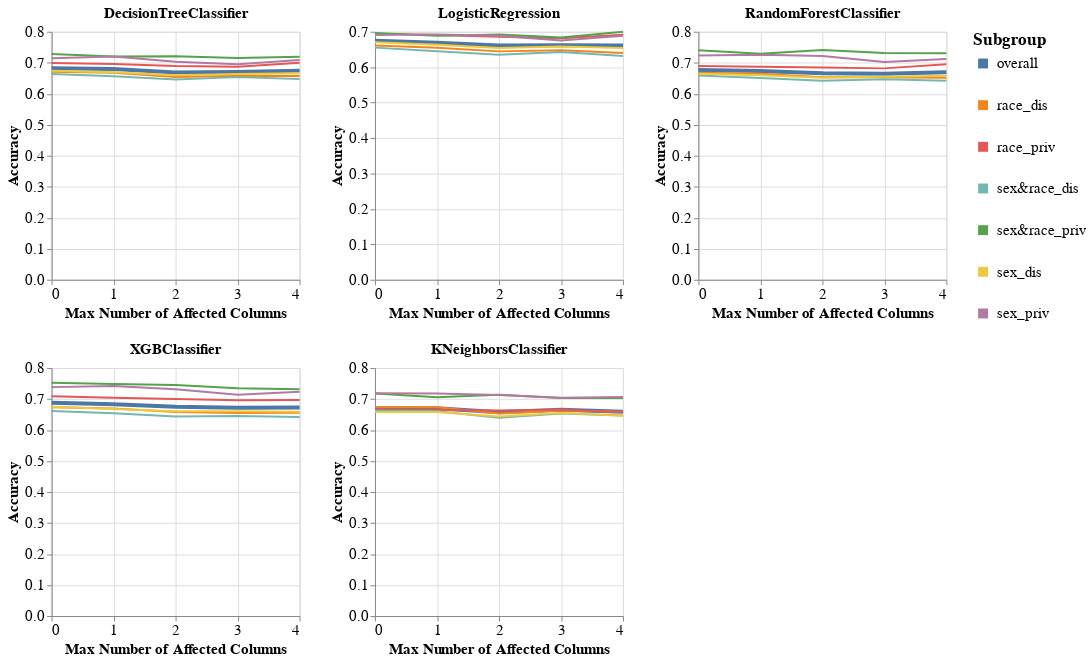

Notebook code for this chart:
### Code cell
visualizer.create_subgroups_grid_pct_lines_per_model_plot(subgroup_metric='Accuracy',
                                                          target_preprocessing_technique=PREPROCESSING_TECHNIQUES[0],
                                                          model_names=MODEL_NAMES,
                                                          mode='max_num_columns')

### Figure 1 — Vega-Lite specification as saved in the notebook (floating-point values rounded to 4 significant figures)
{"config": {"view": {"continuousWidth": 400, "continuousHeight": 300}, "axis": {"labelFontSize": 15, "titleFontSize": 15}, "legend": {"labelFontSize": 15, "symbolStrokeWidth": 10, "titleFontSize": 17}, "title": {"fontSize": 15}}, "vconcat": [{"hconcat": [{"mark": "line", "encoding": {"color": {"field": "Subgroup", "type": "nominal"}, "strokeWidth": {"condition": {"value": 4, "test": "datum.Subgroup == 'overall'"}, "value": 2}, "x": {"axis": {"tickMinStep": 1}, "field": "Percentage", "title": "Max Number of Affected Columns", "type": "quantitative"}, "y": {"field": "Metric_Value", "title": "Accuracy", "type": "quantitative"}}, "height": 250, "title": "DecisionTreeClassifier", "width": 250}, {"data": {"name": "data-38e84950690104a624af097d2737d589"}, "mark": "line", "encoding": {"color": {"field": "Subgroup", "type": "nominal"}, "strokeWidth": {"condition": {"value": 4, "test": "datum.Subgroup == 'overall'"}, "value": 2}, "x": {"axis": {"tickMinStep": 1}, "field": "Percentage", "title": "Max Number of Affected Columns", "type": "quantitative"}, "y": {"field": "Metric_Value", "title": "Accuracy", "type": "quantitative"}}, "height": 250, "title": "LogisticRegression", "width": 250}, {"data": {"name": "data-6e1f2f451233264946d64486f91c8620"}, "mark": "line", "encoding": {"color": {"field": "Subgroup", "type": "nominal"}, "strokeWidth": {"condition": {"value": 4, "test": "datum.Subgroup == 'overall'"}, "value": 2}, "x": {"axis": {"tickMinStep": 1}, "field": "Percentage", "title": "Max Number of Affected Columns", "type": "quantitative"}, "y": {"field": "Metric_Value", "title": "Accuracy", "type": "quantitative"}}, "height": 250, "title": "RandomForestClassifier", "width": 250}]}, {"hconcat": [{"mark": "line", "encoding": {"color": {"field": "Subgroup", "type": "nominal"}, "strokeWidth": {"condition": {"value": 4, "test": "datum.Subgroup == 'overall'"}, "value": 2}, "x": {"axis": {"tickMinStep": 1}, "field": "Percentage", "title": "Max Number of Affected Columns", "type": "quantitative"}, "y": {"field": "Metric_Value", "title": "Accuracy", "type": "quantitative"}}, "height": 250, "title": "XGBClassifier", "width": 250}, {"data": {"name": "data-0c3767ad1def41d7e4bbcc927af08d0b"}, "mark": "line", "encoding": {"color": {"field": "Subgroup", "type": "nominal"}, "strokeWidth": {"condition": {"value": 4, "test": "datum.Subgroup == 'overall'"}, "value": 2}, "x": {"axis": {"tickMinStep": 1}, "field": "Percentage", "title": "Max Number of Affected Columns", "type": "quantitative"}, "y": {"field": "Metric_Value", "title": "Accuracy", "type": "quantitative"}}, "height": 250, "title": "KNeighborsClassifier", "width": 250}], "data": {"name": "data-8f567f803ba33ad58ea0671051387684"}}], "data": {"name": "data-b94ddfe33872c5b3721b57a61a5ec9e5"}, "$schema": "https://vega.github.io/schema/vega-lite/v4.17.0.json", "datasets": {"data-b94ddfe33872c5b3721b57a61a5ec9e5": [{"Model_Name": "DecisionTreeClassifier", "Test_Set_Index": 0.0, "Metric": "Accuracy", "Subgroup": "overall", "Num_Estimators": 200.0, "Metric_Value": 0.6826, "Percentage": 0.0}, {"Model_Name": "DecisionTreeClassifier", "Test_Set_Index": 0.0, "Metric": "Accuracy", "Subgroup": "race_dis", "Num_Estimators": 200.0, "Metric_Value": 0.671, "Percentage": 0.0}, {"Model_Name": "DecisionTreeClassifier", "Test_Set_Index": 0.0, "Metric": "Accuracy", "Subgroup": "race_priv", "Num_Estimators": 200.0, "Metric_Value": 0.6989, "Percentage": 0.0}, {"Model_Name": "DecisionTreeClassifier", "Test_Set_Index": 0.0, "Metric": "Accuracy", "Subgroup": "sex&race_dis", "Num_Estimators": 200.0, "Metric_Value": 0.6638, "Percentage": 0.0}, {"Model_Name": "DecisionTreeClassifier", "Test_Set_Index": 0.0, "Metric": "Accuracy", "Subgroup": "sex&race_priv", "Num_Estimators": 200.0, "Metric_Value": 0.7282, "Percentage": 0.0}, {"Model_Name": "DecisionTreeClassifier", "Test_Set_Index": 0.0, "Metric": "Accuracy", "Subgroup": "sex_dis", "Num_Estimators": 200.0, "Metric_Value": 0.6743, "Percentage": 0.0}, {"Model_Name": "DecisionTreeClassifier", "Test_Set_Index": 0.0, "Metric": "Accuracy", "Subgroup": "sex_priv", "Num_Estimators": 200.0, "Metric_Value": 0.7142, "Percentage": 0.0}, {"Model_Name": "DecisionTreeClassifier", "Test_Set_Index": 1.0, "Metric": "Accuracy", "Subgroup": "overall", "Num_Estimators": 200.0, "Metric_Value": 0.6795, "Percentage": 1.0}, {"Model_Name": "DecisionTreeClassifier", "Test_Set_Index": 1.0, "Metric": "Accuracy", "Subgroup": "race_dis", "Num_Estimators": 200.0, "Metric_Value": 0.6679, "Percentage": 1.0}, {"Model_Name": "DecisionTreeClassifier", "Test_Set_Index": 1.0, "Metric": "Accuracy", "Subgroup": "race_priv", "Num_Estimators": 200.0, "Metric_Value": 0.6961, "Percentage": 1.0}, {"Model_Name": "DecisionTreeClassifier", "Test_Set_Index": 1.0, "Metric": "Accuracy", "Subgroup": "sex&race_dis", "Num_Estimators": 200.0, "Metric_Value": 0.6563, "Percentage": 1.0}, {"Model_Name": "DecisionTreeClassifier", "Test_Set_Index": 1.0, "Metric": "Accuracy", "Subgroup": "sex&race_priv", "Num_Estimators": 200.0, "Metric_Value": 0.7203, "Percentage": 1.0}, {"Model_Name": "DecisionTreeClassifier", "Test_Set_Index": 1.0, "Metric": "Accuracy", "Subgroup": "sex_dis", "Num_Estimators": 200.0, "Metric_Value": 0.6691, "Percentage": 1.0}, {"Model_Name": "DecisionTreeClassifier", "Test_Set_Index": 1.0, "Metric": "Accuracy", "Subgroup": "sex_priv", "Num_Estimators": 200.0, "Metric_Value": 0.7198, "Percentage": 1.0}, {"Model_Name": "DecisionTreeClassifier", "Test_Set_Index": 2.0, "Metric": "Accuracy", "Subgroup": "overall", "Num_Estimators": 200.0, "Metric_Value": 0.6686, "Percentage": 2.0}, {"Model_Name": "DecisionTreeClassifier", "Test_Set_Index": 2.0, "Metric": "Accuracy", "Subgroup": "race_dis", "Num_Estimators": 200.0, "Metric_Value": 0.6541, "Percentage": 2.0}, {"Model_Name": "DecisionTreeClassifier", "Test_Set_Index": 2.0, "Metric": "Accuracy", "Subgroup": "race_priv", "Num_Estimators": 200.0, "Metric_Value": 0.6893, "Percentage": 2.0}, {"Model_Name": "DecisionTreeClassifier", "Test_Set_Index": 2.0, "Metric": "Accuracy", "Subgroup": "sex&race_dis", "Num_Estimators": 200.0, "Metric_Value": 0.6462, "Percentage": 2.0}, {"Model_Name": "DecisionTreeClassifier", "Test_Set_Index": 2.0, "Metric": "Accuracy", "Subgroup": "sex&race_priv", "Num_Estimators": 200.0, "Metric_Value": 0.7208, "Percentage": 2.0}, {"Model_Name": "DecisionTreeClassifier", "Test_Set_Index": 2.0, "Metric": "Accuracy", "Subgroup": "sex_dis", "Num_Estimators": 200.0, "Metric_Value": 0.6596, "Percentage": 2.0}, {"Model_Name": "DecisionTreeClassifier", "Test_Set_Index": 2.0, "Metric": "Accuracy", "Subgroup": "sex_priv", "Num_Estimators": 200.0, "Metric_Value": 0.7033, "Percentage": 2.0}, {"Model_Name": "DecisionTreeClassifier", "Test_Set_Index": 3.0, "Metric": "Accuracy", "Subgroup": "overall", "Num_Estimators": 200.0, "Metric_Value": 0.6705, "Percentage": 3.0}, {"Model_Name": "DecisionTreeClassifier", "Test_Set_Index": 3.0, "Metric": "Accuracy", "Subgroup": "race_dis", "Num_Estimators": 200.0, "Metric_Value": 0.6583, "Percentage": 3.0}, {"Model_Name": "DecisionTreeClassifier", "Test_Set_Index": 3.0, "Metric": "Accuracy", "Subgroup": "race_priv", "Num_Estimators": 200.0, "Metric_Value": 0.6872, "Percentage": 3.0}, {"Model_Name": "DecisionTreeClassifier", "Test_Set_Index": 3.0, "Metric": "Accuracy", "Subgroup": "sex&race_dis", "Num_Estimators": 200.0, "Metric_Value": 0.6536, "Percentage": 3.0}, {"Model_Name": "DecisionTreeClassifier", "Test_Set_Index": 3.0, "Metric": "Accuracy", "Subgroup": "sex&race_priv", "Num_Estimators": 200.0, "Metric_Value": 0.7155, "Percentage": 3.0}, {"Model_Name": "DecisionTreeClassifier", "Test_Set_Index": 3.0, "Metric": "Accuracy", "Subgroup": "sex_dis", "Num_Estimators": 200.0, "Metric_Value": 0.6638, "Percentage": 3.0}, {"Model_Name": "DecisionTreeClassifier", "Test_Set_Index": 3.0, "Metric": "Accuracy", "Subgroup": "sex_priv", "Num_Estimators": 200.0, "Metric_Value": 0.6951, "Percentage": 3.0}, {"Model_Name": "DecisionTreeClassifier", "Test_Set_Index": 4.0, "Metric": "Accuracy", "Subgroup": "overall", "Num_Estimators": 200.0, "Metric_Value": 0.6746, "Percentage": 4.0}, {"Model_Name": "DecisionTreeClassifier", "Test_Set_Index": 4.0, "Metric": "Accuracy", "Subgroup": "race_dis", "Num_Estimators": 200.0, "Metric_Value": 0.6572, "Percentage": 4.0}, {"Model_Name": "DecisionTreeClassifier", "Test_Set_Index": 4.0, "Metric": "Accuracy", "Subgroup": "race_priv", "Num_Estimators": 200.0, "Metric_Value": 0.7, "Percentage": 4.0}, {"Model_Name": "DecisionTreeClassifier", "Test_Set_Index": 4.0, "Metric": "Accuracy", "Subgroup": "sex&race_dis", "Num_Estimators": 200.0, "Metric_Value": 0.6478, "Percentage": 4.0}, {"Model_Name": "DecisionTreeClassifier", "Test_Set_Index": 4.0, "Metric": "Accuracy", "Subgroup": "sex&race_priv", "Num_Estimators": 200.0, "Metric_Value": 0.7195, "Percentage": 4.0}, {"Model_Name": "DecisionTreeClassifier", "Test_Set_Index": 4.0, "Metric": "Accuracy", "Subgroup": "sex_dis", "Num_Estimators": 200.0, "Metric_Value": 0.6658, "Percentage": 4.0}, {"Model_Name": "DecisionTreeClassifier", "Test_Set_Index": 4.0, "Metric": "Accuracy", "Subgroup": "sex_priv", "Num_Estimators": 200.0, "Metric_Value": 0.7088, "Percentage": 4.0}], "data-38e84950690104a624af097d2737d589": [{"Model_Name": "LogisticRegression", "Test_Set_Index": 0.0, "Metric": "Accuracy", "Subgroup": "overall", "Num_Estimators": 200.0, "Metric_Value": 0.6746, "Percentage": 0.0}, {"Model_Name": "LogisticRegression", "Test_Set_Index": 0.0, "Metric": "Accuracy", "Subgroup": "race_dis", "Num_Estimators": 200.0, "Metric_Value": 0.6609, "Percentage": 0.0}, {"Model_Name": "LogisticRegression", "Test_Set_Index": 0.0, "Metric": "Accuracy", "Subgroup": "race_priv", "Num_Estimators": 200.0, "Metric_Value": 0.6947, "Percentage": 0.0}, {"Model_Name": "LogisticRegression", "Test_Set_Index": 0.0, "Metric": "Accuracy", "Subgroup": "sex&race_dis", "Num_Estimators": 200.0, "Metric_Value": 0.6552, "Percentage": 0.0}, {"Model_Name": "LogisticRegression", "Test_Set_Index": 0.0, "Metric": "Accuracy", "Subgroup": "sex&race_priv", "Num_Estimators": 200.0, "Metric_Value": 0.6963, "Percentage": 0.0}, {"Model_Name": "LogisticRegression", "Test_Set_Index": 0.0, "Metric": "Accuracy", "Subgroup": "sex_dis", "Num_Estimators": 200.0, "Metric_Value": 0.6704, "Percentage": 0.0}, {"Model_Name": "LogisticRegression", "Test_Set_Index": 0.0, "Metric": "Accuracy", "Subgroup": "sex_priv", "Num_Estimators": 200.0, "Metric_Value": 0.6905, "Percentage": 0.0}, {"Model_Name": "LogisticRegression", "Test_Set_Index": 1.0, "Metric": "Accuracy", "Subgroup": "overall", "Num_Estimators": 200.0, "Metric_Value": 0.6693, "Percentage": 1.0}, {"Model_Name": "LogisticRegression", "Test_Set_Index": 1.0, "Metric": "Accuracy", "Subgroup": "race_dis", "Num_Estimators": 200.0, "Metric_Value": 0.6546, "Percentage": 1.0}, {"Model_Name": "LogisticRegression", "Test_Set_Index": 1.0, "Metric": "Accuracy", "Subgroup": "race_priv", "Num_Estimators": 200.0, "Metric_Value": 0.6909, "Percentage": 1.0}, {"Model_Name": "LogisticRegression", "Test_Set_Index": 1.0, "Metric": "Accuracy", "Subgroup": "sex&race_dis", "Num_Estimators": 200.0, "Metric_Value": 0.6452, "Percentage": 1.0}, {"Model_Name": "LogisticRegression", "Test_Set_Index": 1.0, "Metric": "Accuracy", "Subgroup": "sex&race_priv", "Num_Estimators": 200.0, "Metric_Value": 0.6883, "Percentage": 1.0}, {"Model_Name": "LogisticRegression", "Test_Set_Index": 1.0, "Metric": "Accuracy", "Subgroup": "sex_dis", "Num_Estimators": 200.0, "Metric_Value": 0.6633, "Percentage": 1.0}, {"Model_Name": "LogisticRegression", "Test_Set_Index": 1.0, "Metric": "Accuracy", "Subgroup": "sex_priv", "Num_Estimators": 200.0, "Metric_Value": 0.6926, "Percentage": 1.0}, {"Model_Name": "LogisticRegression", "Test_Set_Index": 2.0, "Metric": "Accuracy", "Subgroup": "overall", "Num_Estimators": 200.0, "Metric_Value": 0.6614, "Percentage": 2.0}, {"Model_Name": "LogisticRegression", "Test_Set_Index": 2.0, "Metric": "Accuracy", "Subgroup": "race_dis", "Num_Estimators": 200.0, "Metric_Value": 0.6446, "Percentage": 2.0}, {"Model_Name": "LogisticRegression", "Test_Set_Index": 2.0, "Metric": "Accuracy", "Subgroup": "race_priv", "Num_Estimators": 200.0, "Metric_Value": 0.6861, "Percentage": 2.0}, {"Model_Name": "LogisticRegression", "Test_Set_Index": 2.0, "Metric": "Accuracy", "Subgroup": "sex&race_dis", "Num_Estimators": 200.0, "Metric_Value": 0.6352, "Percentage": 2.0}, {"Model_Name": "LogisticRegression", "Test_Set_Index": 2.0, "Metric": "Accuracy", "Subgroup": "sex&race_priv", "Num_Estimators": 200.0, "Metric_Value": 0.6921, "Percentage": 2.0}, {"Model_Name": "LogisticRegression", "Test_Set_Index": 2.0, "Metric": "Accuracy", "Subgroup": "sex_dis", "Num_Estimators": 200.0, "Metric_Value": 0.6543, "Percentage": 2.0}, {"Model_Name": "LogisticRegression", "Test_Set_Index": 2.0, "Metric": "Accuracy", "Subgroup": "sex_priv", "Num_Estimators": 200.0, "Metric_Value": 0.6886, "Percentage": 2.0}, {"Model_Name": "LogisticRegression", "Test_Set_Index": 3.0, "Metric": "Accuracy", "Subgroup": "overall", "Num_Estimators": 200.0, "Metric_Value": 0.6617, "Percentage": 3.0}, {"Model_Name": "LogisticRegression", "Test_Set_Index": 3.0, "Metric": "Accuracy", "Subgroup": "race_dis", "Num_Estimators": 200.0, "Metric_Value": 0.6476, "Percentage": 3.0}, {"Model_Name": "LogisticRegression", "Test_Set_Index": 3.0, "Metric": "Accuracy", "Subgroup": "race_priv", "Num_Estimators": 200.0, "Metric_Value": 0.6819, "Percentage": 3.0}, {"Model_Name": "LogisticRegression", "Test_Set_Index": 3.0, "Metric": "Accuracy", "Subgroup": "sex&race_dis", "Num_Estimators": 200.0, "Metric_Value": 0.6427, "Percentage": 3.0}, {"Model_Name": "LogisticRegression", "Test_Set_Index": 3.0, "Metric": "Accuracy", "Subgroup": "sex&race_priv", "Num_Estimators": 200.0, "Metric_Value": 0.6835, "Percentage": 3.0}, {"Model_Name": "LogisticRegression", "Test_Set_Index": 3.0, "Metric": "Accuracy", "Subgroup": "sex_dis", "Num_Estimators": 200.0, "Metric_Value": 0.658, "Percentage": 3.0}, {"Model_Name": "LogisticRegression", "Test_Set_Index": 3.0, "Metric": "Accuracy", "Subgroup": "sex_priv", "Num_Estimators": 200.0, "Metric_Value": 0.6751, "Percentage": 3.0}, {"Model_Name": "LogisticRegression", "Test_Set_Index": 4.0, "Metric": "Accuracy", "Subgroup": "overall", "Num_Estimators": 200.0, "Metric_Value": 0.661, "Percentage": 4.0}, {"Model_Name": "LogisticRegression", "Test_Set_Index": 4.0, "Metric": "Accuracy", "Subgroup": "race_dis", "Num_Estimators": 200.0, "Metric_Value": 0.6402, "Percentage": 4.0}, {"Model_Name": "LogisticRegression", "Test_Set_Index": 4.0, "Metric": "Accuracy", "Subgroup": "race_priv", "Num_Estimators": 200.0, "Metric_Value": 0.6917, "Percentage": 4.0}, {"Model_Name": "LogisticRegression", "Test_Set_Index": 4.0, "Metric": "Accuracy", "Subgroup": "sex&race_dis", "Num_Estimators": 200.0, "Metric_Value": 0.6314, "Percentage": 4.0}, {"Model_Name": "LogisticRegression", "Test_Set_Index": 4.0, "Metric": "Accuracy", "Subgroup": "sex&race_priv", "Num_Estimators": 200.0, "Metric_Value": 0.6998, "Percentage": 4.0}, {"Model_Name": "LogisticRegression", "Test_Set_Index": 4.0, "Metric": "Accuracy", "Subgroup": "sex_dis", "Num_Estimators": 200.0, "Metric_Value": 0.6538, "Percentage": 4.0}, {"Model_Name": "LogisticRegression", "Test_Set_Index": 4.0, "Metric": "Accuracy", "Subgroup": "sex_priv", "Num_Estimators": 200.0, "Metric_Value": 0.6885, "Percentage": 4.0}], "data-6e1f2f451233264946d64486f91c8620": [{"Model_Name": "RandomForestClassifier", "Test_Set_Index": 0.0, "Metric": "Accuracy", "Subgroup": "overall", "Num_Estimators": 200.0, "Metric_Value": 0.6769, "Percentage": 0.0}, {"Model_Name": "RandomForestClassifier", "Test_Set_Index": 0.0, "Metric": "Accuracy", "Subgroup": "race_dis", "Num_Estimators": 200.0, "Metric_Value": 0.6681, "Percentage": 0.0}, {"Model_Name": "RandomForestClassifier", "Test_Set_Index": 0.0, "Metric": "Accuracy", "Subgroup": "race_priv", "Num_Estimators": 200.0, "Metric_Value": 0.6898, "Percentage": 0.0}, {"Model_Name": "RandomForestClassifier", "Test_Set_Index": 0.0, "Metric": "Accuracy", "Subgroup": "sex&race_dis", "Num_Estimators": 200.0, "Metric_Value": 0.6586, "Percentage": 0.0}, {"Model_Name": "RandomForestClassifier", "Test_Set_Index": 0.0, "Metric": "Accuracy", "Subgroup": "sex&race_priv", "Num_Estimators": 200.0, "Metric_Value": 0.7402, "Percentage": 0.0}, {"Model_Name": "RandomForestClassifier", "Test_Set_Index": 0.0, "Metric": "Accuracy", "Subgroup": "sex_dis", "Num_Estimators": 200.0, "Metric_Value": 0.6647, "Percentage": 0.0}, {"Model_Name": "RandomForestClassifier", "Test_Set_Index": 0.0, "Metric": "Accuracy", "Subgroup": "sex_priv", "Num_Estimators": 200.0, "Metric_Value": 0.7235, "Percentage": 0.0}, {"Model_Name": "RandomForestClassifier", "Test_Set_Index": 1.0, "Metric": "Accuracy", "Subgroup": "overall", "Num_Estimators": 200.0, "Metric_Value": 0.6735, "Percentage": 1.0}, {"Model_Name": "RandomForestClassifier", "Test_Set_Index": 1.0, "Metric": "Accuracy", "Subgroup": "race_dis", "Num_Estimators": 200.0, "Metric_Value": 0.6643, "Percentage": 1.0}, {"Model_Name": "RandomForestClassifier", "Test_Set_Index": 1.0, "Metric": "Accuracy", "Subgroup": "race_priv", "Num_Estimators": 200.0, "Metric_Value": 0.6869, "Percentage": 1.0}, {"Model_Name": "RandomForestClassifier", "Test_Set_Index": 1.0, "Metric": "Accuracy", "Subgroup": "sex&race_dis", "Num_Estimators": 200.0, "Metric_Value": 0.6511, "Percentage": 1.0}, {"Model_Name": "RandomForestClassifier", "Test_Set_Index": 1.0, "Metric": "Accuracy", "Subgroup": "sex&race_priv", "Num_Estimators": 200.0, "Metric_Value": 0.7288, "Percentage": 1.0}, {"Model_Name": "RandomForestClassifier", "Test_Set_Index": 1.0, "Metric": "Accuracy", "Subgroup": "sex_dis", "Num_Estimators": 200.0, "Metric_Value": 0.66, "Percentage": 1.0}, {"Model_Name": "RandomForestClassifier", "Test_Set_Index": 1.0, "Metric": "Accuracy", "Subgroup": "sex_priv", "Num_Estimators": 200.0, "Metric_Value": 0.7255, "Percentage": 1.0}, {"Model_Name": "RandomForestClassifier", "Test_Set_Index": 2.0, "Metric": "Accuracy", "Subgroup": "overall", "Num_Estimators": 200.0, "Metric_Value": 0.6663, "Percentage": 2.0}, {"Model_Name": "RandomForestClassifier", "Test_Set_Index": 2.0, "Metric": "Accuracy", "Subgroup": "race_dis", "Num_Estimators": 200.0, "Metric_Value": 0.6535, "Percentage": 2.0}, {"Model_Name": "RandomForestClassifier", "Test_Set_Index": 2.0, "Metric": "Accuracy", "Subgroup": "race_priv", "Num_Estimators": 200.0, "Metric_Value": 0.6849, "Percentage": 2.0}, {"Model_Name": "RandomForestClassifier", "Test_Set_Index": 2.0, "Metric": "Accuracy", "Subgroup": "sex&race_dis", "Num_Estimators": 200.0, "Metric_Value": 0.6417, "Percentage": 2.0}, {"Model_Name": "RandomForestClassifier", "Test_Set_Index": 2.0, "Metric": "Accuracy", "Subgroup": "sex&race_priv", "Num_Estimators": 200.0, "Metric_Value": 0.7411, "Percentage": 2.0}, {"Model_Name": "RandomForestClassifier", "Test_Set_Index": 2.0, "Metric": "Accuracy", "Subgroup": "sex_dis", "Num_Estimators": 200.0, "Metric_Value": 0.6519, "Percentage": 2.0}, {"Model_Name": "RandomForestClassifier", "Test_Set_Index": 2.0, "Metric": "Accuracy", "Subgroup": "sex_priv", "Num_Estimators": 200.0, "Metric_Value": 0.7219, "Percentage": 2.0}, {"Model_Name": "RandomForestClassifier", "Test_Set_Index": 3.0, "Metric": "Accuracy", "Subgroup": "overall", "Num_Estimators": 200.0, "Metric_Value": 0.6648, "Percentage": 3.0}, {"Model_Name": "RandomForestClassifier", "Test_Set_Index": 3.0, "Metric": "Accuracy", "Subgroup": "race_dis", "Num_Estimators": 200.0, "Metric_Value": 0.653, "Percentage": 3.0}, {"Model_Name": "RandomForestClassifier", "Test_Set_Index": 3.0, "Metric": "Accuracy", "Subgroup": "race_priv", "Num_Estimators": 200.0, "Metric_Value": 0.6818, "Percentage": 3.0}, {"Model_Name": "RandomForestClassifier", "Test_Set_Index": 3.0, "Metric": "Accuracy", "Subgroup": "sex&race_dis", "Num_Estimators": 200.0, "Metric_Value": 0.6471, "Percentage": 3.0}, {"Model_Name": "RandomForestClassifier", "Test_Set_Index": 3.0, "Metric": "Accuracy", "Subgroup": "sex&race_priv", "Num_Estimators": 200.0, "Metric_Value": 0.7313, "Percentage": 3.0}, {"Model_Name": "RandomForestClassifier", "Test_Set_Index": 3.0, "Metric": "Accuracy", "Subgroup": "sex_dis", "Num_Estimators": 200.0, "Metric_Value": 0.6547, "Percentage": 3.0}, {"Model_Name": "RandomForestClassifier", "Test_Set_Index": 3.0, "Metric": "Accuracy", "Subgroup": "sex_priv", "Num_Estimators": 200.0, "Metric_Value": 0.7025, "Percentage": 3.0}, {"Model_Name": "RandomForestClassifier", "Test_Set_Index": 4.0, "Metric": "Accuracy", "Subgroup": "overall", "Num_Estimators": 200.0, "Metric_Value": 0.6693, "Percentage": 4.0}, {"Model_Name": "RandomForestClassifier", "Test_Set_Index": 4.0, "Metric": "Accuracy", "Subgroup": "race_dis", "Num_Estimators": 200.0, "Metric_Value": 0.6516, "Percentage": 4.0}, {"Model_Name": "RandomForestClassifier", "Test_Set_Index": 4.0, "Metric": "Accuracy", "Subgroup": "race_priv", "Num_Estimators": 200.0, "Metric_Value": 0.6954, "Percentage": 4.0}, {"Model_Name": "RandomForestClassifier", "Test_Set_Index": 4.0, "Metric": "Accuracy", "Subgroup": "sex&race_dis", "Num_Estimators": 200.0, "Metric_Value": 0.6416, "Percentage": 4.0}, {"Model_Name": "RandomForestClassifier", "Test_Set_Index": 4.0, "Metric": "Accuracy", "Subgroup": "sex&race_priv", "Num_Estimators": 200.0, "Metric_Value": 0.731, "Percentage": 4.0}, {"Model_Name": "RandomForestClassifier", "Test_Set_Index": 4.0, "Metric": "Accuracy", "Subgroup": "sex_dis", "Num_Estimators": 200.0, "Metric_Value": 0.6581, "Percentage": 4.0}, {"Model_Name": "RandomForestClassifier", "Test_Set_Index": 4.0, "Metric": "Accuracy", "Subgroup": "sex_priv", "Num_Estimators": 200.0, "Metric_Value": 0.7123, "Percentage": 4.0}], "data-8f567f803ba33ad58ea0671051387684": [{"Model_Name": "XGBClassifier", "Test_Set_Index": 0.0, "Metric": "Accuracy", "Subgroup": "overall", "Num_Estimators": 200.0, "Metric_Value": 0.6879, "Percentage": 0.0}, {"Model_Name": "XGBClassifier", "Test_Set_Index": 0.0, "Metric": "Accuracy", "Subgroup": "race_dis", "Num_Estimators": 200.0, "Metric_Value": 0.6736, "Percentage": 0.0}, {"Model_Name": "XGBClassifier", "Test_Set_Index": 0.0, "Metric": "Accuracy", "Subgroup": "race_priv", "Num_Estimators": 200.0, "Metric_Value": 0.7086, "Percentage": 0.0}, {"Model_Name": "XGBClassifier", "Test_Set_Index": 0.0, "Metric": "Accuracy", "Subgroup": "sex&race_dis", "Num_Estimators": 200.0, "Metric_Value": 0.6616, "Percentage": 0.0}, {"Model_Name": "XGBClassifier", "Test_Set_Index": 0.0, "Metric": "Accuracy", "Subgroup": "sex&race_priv", "Num_Estimators": 200.0, "Metric_Value": 0.7523, "Percentage": 0.0}, {"Model_Name": "XGBClassifier", "Test_Set_Index": 0.0, "Metric": "Accuracy", "Subgroup": "sex_dis", "Num_Estimators": 200.0, "Metric_Value": 0.6747, "Percentage": 0.0}, {"Model_Name": "XGBClassifier", "Test_Set_Index": 0.0, "Metric": "Accuracy", "Subgroup": "sex_priv", "Num_Estimators": 200.0, "Metric_Value": 0.7384, "Percentage": 0.0}, {"Model_Name": "XGBClassifier", "Test_Set_Index": 1.0, "Metric": "Accuracy", "Subgroup": "overall", "Num_Estimators": 200.0, "Metric_Value": 0.6833, "Percentage": 1.0}, {"Model_Name": "XGBClassifier", "Test_Set_Index": 1.0, "Metric": "Accuracy", "Subgroup": "race_dis", "Num_Estimators": 200.0, "Metric_Value": 0.6692, "Percentage": 1.0}, {"Model_Name": "XGBClassifier", "Test_Set_Index": 1.0, "Metric": "Accuracy", "Subgroup": "race_priv", "Num_Estimators": 200.0, "Metric_Value": 0.7038, "Percentage": 1.0}, {"Model_Name": "XGBClassifier", "Test_Set_Index": 1.0, "Metric": "Accuracy", "Subgroup": "sex&race_dis", "Num_Estimators": 200.0, "Metric_Value": 0.654, "Percentage": 1.0}, {"Model_Name": "XGBClassifier", "Test_Set_Index": 1.0, "Metric": "Accuracy", "Subgroup": "sex&race_priv", "Num_Estimators": 200.0, "Metric_Value": 0.7488, "Percentage": 1.0}, {"Model_Name": "XGBClassifier", "Test_Set_Index": 1.0, "Metric": "Accuracy", "Subgroup": "sex_dis", "Num_Estimators": 200.0, "Metric_Value": 0.6681, "Percentage": 1.0}, {"Model_Name": "XGBClassifier", "Test_Set_Index": 1.0, "Metric": "Accuracy", "Subgroup": "sex_priv", "Num_Estimators": 200.0, "Metric_Value": 0.742, "Percentage": 1.0}, {"Model_Name": "XGBClassifier", "Test_Set_Index": 2.0, "Metric": "Accuracy", "Subgroup": "overall", "Num_Estimators": 200.0, "Metric_Value": 0.675, "Percentage": 2.0}, {"Model_Name": "XGBClassifier", "Test_Set_Index": 2.0, "Metric": "Accuracy", "Subgroup": "race_dis", "Num_Estimators": 200.0, "Metric_Value": 0.658, "Percentage": 2.0}, {"Model_Name": "XGBClassifier", "Test_Set_Index": 2.0, "Metric": "Accuracy", "Subgroup": "race_priv", "Num_Estimators": 200.0, "Metric_Value": 0.6998, "Percentage": 2.0}, {"Model_Name": "XGBClassifier", "Test_Set_Index": 2.0, "Metric": "Accuracy", "Subgroup": "sex&race_dis", "Num_Estimators": 200.0, "Metric_Value": 0.644, "Percentage": 2.0}, {"Model_Name": "XGBClassifier", "Test_Set_Index": 2.0, "Metric": "Accuracy", "Subgroup": "sex&race_priv", "Num_Estimators": 200.0, "Metric_Value": 0.7455, "Percentage": 2.0}, {"Model_Name": "XGBClassifier", "Test_Set_Index": 2.0, "Metric": "Accuracy", "Subgroup": "sex_dis", "Num_Estimators": 200.0, "Metric_Value": 0.6606, "Percentage": 2.0}, {"Model_Name": "XGBClassifier", "Test_Set_Index": 2.0, "Metric": "Accuracy", "Subgroup": "sex_priv", "Num_Estimators": 200.0, "Metric_Value": 0.7313, "Percentage": 2.0}, {"Model_Name": "XGBClassifier", "Test_Set_Index": 3.0, "Metric": "Accuracy", "Subgroup": "overall", "Num_Estimators": 200.0, "Metric_Value": 0.6716, "Percentage": 3.0}, {"Model_Name": "XGBClassifier", "Test_Set_Index": 3.0, "Metric": "Accuracy", "Subgroup": "race_dis", "Num_Estimators": 200.0, "Metric_Value": 0.6546, "Percentage": 3.0}, {"Model_Name": "XGBClassifier", "Test_Set_Index": 3.0, "Metric": "Accuracy", "Subgroup": "race_priv", "Num_Estimators": 200.0, "Metric_Value": 0.6959, "Percentage": 3.0}, {"Model_Name": "XGBClassifier", "Test_Set_Index": 3.0, "Metric": "Accuracy", "Subgroup": "sex&race_dis", "Num_Estimators": 200.0, "Metric_Value": 0.6453, "Percentage": 3.0}, {"Model_Name": "XGBClassifier", "Test_Set_Index": 3.0, "Metric": "Accuracy", "Subgroup": "sex&race_priv", "Num_Estimators": 200.0, "Metric_Value": 0.7347, "Percentage": 3.0}, {"Model_Name": "XGBClassifier", "Test_Set_Index": 3.0, "Metric": "Accuracy", "Subgroup": "sex_dis", "Num_Estimators": 200.0, "Metric_Value": 0.6604, "Percentage": 3.0}, {"Model_Name": "XGBClassifier", "Test_Set_Index": 3.0, "Metric": "Accuracy", "Subgroup": "sex_priv", "Num_Estimators": 200.0, "Metric_Value": 0.7138, "Percentage": 3.0}, {"Model_Name": "XGBClassifier", "Test_Set_Index": 4.0, "Metric": "Accuracy", "Subgroup": "overall", "Num_Estimators": 200.0, "Metric_Value": 0.6723, "Percentage": 4.0}, {"Model_Name": "XGBClassifier", "Test_Set_Index": 4.0, "Metric": "Accuracy", "Subgroup": "race_dis", "Num_Estimators": 200.0, "Metric_Value": 0.6554, "Percentage": 4.0}, {"Model_Name": "XGBClassifier", "Test_Set_Index": 4.0, "Metric": "Accuracy", "Subgroup": "race_priv", "Num_Estimators": 200.0, "Metric_Value": 0.697, "Percentage": 4.0}, {"Model_Name": "XGBClassifier", "Test_Set_Index": 4.0, "Metric": "Accuracy", "Subgroup": "sex&race_dis", "Num_Estimators": 200.0, "Metric_Value": 0.6417, "Percentage": 4.0}, {"Model_Name": "XGBClassifier", "Test_Set_Index": 4.0, "Metric": "Accuracy", "Subgroup": "sex&race_priv", "Num_Estimators": 200.0, "Metric_Value": 0.7315, "Percentage": 4.0}, {"Model_Name": "XGBClassifier", "Test_Set_Index": 4.0, "Metric": "Accuracy", "Subgroup": "sex_dis", "Num_Estimators": 200.0, "Metric_Value": 0.6591, "Percentage": 4.0}, {"Model_Name": "XGBClassifier", "Test_Set_Index": 4.0, "Metric": "Accuracy", "Subgroup": "sex_priv", "Num_Estimators": 200.0, "Metric_Value": 0.7236, "Percentage": 4.0}], "data-0c3767ad1def41d7e4bbcc927af08d0b": [{"Model_Name": "KNeighborsClassifier", "Test_Set_Index": 0.0, "Metric": "Accuracy", "Subgroup": "overall", "Num_Estimators": 200.0, "Metric_Value": 0.6705, "Percentage": 0.0}, {"Model_Name": "KNeighborsClassifier", "Test_Set_Index": 0.0, "Metric": "Accuracy", "Subgroup": "race_dis", "Num_Estimators": 200.0, "Metric_Value": 0.6733, "Percentage": 0.0}, {"Model_Name": "KNeighborsClassifier", "Test_Set_Index": 0.0, "Metric": "Accuracy", "Subgroup": "race_priv", "Num_Estimators": 200.0, "Metric_Value": 0.6652, "Percentage": 0.0}, {"Model_Name": "KNeighborsClassifier", "Test_Set_Index": 0.0, "Metric": "Accuracy", "Subgroup": "sex&race_dis", "Num_Estimators": 200.0, "Metric_Value": 0.6626, "Percentage": 0.0}, {"Model_Name": "KNeighborsClassifier", "Test_Set_Index": 0.0, "Metric": "Accuracy", "Subgroup": "sex&race_priv", "Num_Estimators": 200.0, "Metric_Value": 0.718, "Percentage": 0.0}, {"Model_Name": "KNeighborsClassifier", "Test_Set_Index": 0.0, "Metric": "Accuracy", "Subgroup": "sex_dis", "Num_Estimators": 200.0, "Metric_Value": 0.6583, "Percentage": 0.0}, {"Model_Name": "KNeighborsClassifier", "Test_Set_Index": 0.0, "Metric": "Accuracy", "Subgroup": "sex_priv", "Num_Estimators": 200.0, "Metric_Value": 0.7183, "Percentage": 0.0}, {"Model_Name": "KNeighborsClassifier", "Test_Set_Index": 1.0, "Metric": "Accuracy", "Subgroup": "overall", "Num_Estimators": 200.0, "Metric_Value": 0.6705, "Percentage": 1.0}, {"Model_Name": "KNeighborsClassifier", "Test_Set_Index": 1.0, "Metric": "Accuracy", "Subgroup": "race_dis", "Num_Estimators": 200.0, "Metric_Value": 0.6733, "Percentage": 1.0}, {"Model_Name": "KNeighborsClassifier", "Test_Set_Index": 1.0, "Metric": "Accuracy", "Subgroup": "race_priv", "Num_Estimators": 200.0, "Metric_Value": 0.665, "Percentage": 1.0}, {"Model_Name": "KNeighborsClassifier", "Test_Set_Index": 1.0, "Metric": "Accuracy", "Subgroup": "sex&race_dis", "Num_Estimators": 200.0, "Metric_Value": 0.6603, "Percentage": 1.0}, {"Model_Name": "KNeighborsClassifier", "Test_Set_Index": 1.0, "Metric": "Accuracy", "Subgroup": "sex&race_priv", "Num_Estimators": 200.0, "Metric_Value": 0.7061, "Percentage": 1.0}, {"Model_Name": "KNeighborsClassifier", "Test_Set_Index": 1.0, "Metric": "Accuracy", "Subgroup": "sex_dis", "Num_Estimators": 200.0, "Metric_Value": 0.6583, "Percentage": 1.0}, {"Model_Name": "KNeighborsClassifier", "Test_Set_Index": 1.0, "Metric": "Accuracy", "Subgroup": "sex_priv", "Num_Estimators": 200.0, "Metric_Value": 0.7181, "Percentage": 1.0}, {"Model_Name": "KNeighborsClassifier", "Test_Set_Index": 2.0, "Metric": "Accuracy", "Subgroup": "overall", "Num_Estimators": 200.0, "Metric_Value": 0.6576, "Percentage": 2.0}, {"Model_Name": "KNeighborsClassifier", "Test_Set_Index": 2.0, "Metric": "Accuracy", "Subgroup": "race_dis", "Num_Estimators": 200.0, "Metric_Value": 0.653, "Percentage": 2.0}, {"Model_Name": "KNeighborsClassifier", "Test_Set_Index": 2.0, "Metric": "Accuracy", "Subgroup": "race_priv", "Num_Estimators": 200.0, "Metric_Value": 0.6633, "Percentage": 2.0}, {"Model_Name": "KNeighborsClassifier", "Test_Set_Index": 2.0, "Metric": "Accuracy", "Subgroup": "sex&race_dis", "Num_Estimators": 200.0, "Metric_Value": 0.6393, "Percentage": 2.0}, {"Model_Name": "KNeighborsClassifier", "Test_Set_Index": 2.0, "Metric": "Accuracy", "Subgroup": "sex&race_priv", "Num_Estimators": 200.0, "Metric_Value": 0.7141, "Percentage": 2.0}, {"Model_Name": "KNeighborsClassifier", "Test_Set_Index": 2.0, "Metric": "Accuracy", "Subgroup": "sex_dis", "Num_Estimators": 200.0, "Metric_Value": 0.6434, "Percentage": 2.0}, {"Model_Name": "KNeighborsClassifier", "Test_Set_Index": 2.0, "Metric": "Accuracy", "Subgroup": "sex_priv", "Num_Estimators": 200.0, "Metric_Value": 0.7127, "Percentage": 2.0}, {"Model_Name": "KNeighborsClassifier", "Test_Set_Index": 3.0, "Metric": "Accuracy", "Subgroup": "overall", "Num_Estimators": 200.0, "Metric_Value": 0.6652, "Percentage": 3.0}, {"Model_Name": "KNeighborsClassifier", "Test_Set_Index": 3.0, "Metric": "Accuracy", "Subgroup": "race_dis", "Num_Estimators": 200.0, "Metric_Value": 0.6631, "Percentage": 3.0}, {"Model_Name": "KNeighborsClassifier", "Test_Set_Index": 3.0, "Metric": "Accuracy", "Subgroup": "race_priv", "Num_Estimators": 200.0, "Metric_Value": 0.6664, "Percentage": 3.0}, {"Model_Name": "KNeighborsClassifier", "Test_Set_Index": 3.0, "Metric": "Accuracy", "Subgroup": "sex&race_dis", "Num_Estimators": 200.0, "Metric_Value": 0.6532, "Percentage": 3.0}, {"Model_Name": "KNeighborsClassifier", "Test_Set_Index": 3.0, "Metric": "Accuracy", "Subgroup": "sex&race_priv", "Num_Estimators": 200.0, "Metric_Value": 0.703, "Percentage": 3.0}, {"Model_Name": "KNeighborsClassifier", "Test_Set_Index": 3.0, "Metric": "Accuracy", "Subgroup": "sex_dis", "Num_Estimators": 200.0, "Metric_Value": 0.655, "Percentage": 3.0}, {"Model_Name": "KNeighborsClassifier", "Test_Set_Index": 3.0, "Metric": "Accuracy", "Subgroup": "sex_priv", "Num_Estimators": 200.0, "Metric_Value": 0.7041, "Percentage": 3.0}, {"Model_Name": "KNeighborsClassifier", "Test_Set_Index": 4.0, "Metric": "Accuracy", "Subgroup": "overall", "Num_Estimators": 200.0, "Metric_Value": 0.6587, "Percentage": 4.0}, {"Model_Name": "KNeighborsClassifier", "Test_Set_Index": 4.0, "Metric": "Accuracy", "Subgroup": "race_dis", "Num_Estimators": 200.0, "Metric_Value": 0.6587, "Percentage": 4.0}, {"Model_Name": "KNeighborsClassifier", "Test_Set_Index": 4.0, "Metric": "Accuracy", "Subgroup": "race_priv", "Num_Estimators": 200.0, "Metric_Value": 0.6574, "Percentage": 4.0}, {"Model_Name": "KNeighborsClassifier", "Test_Set_Index": 4.0, "Metric": "Accuracy", "Subgroup": "sex&race_dis", "Num_Estimators": 200.0, "Metric_Value": 0.6471, "Percentage": 4.0}, {"Model_Name": "KNeighborsClassifier", "Test_Set_Index": 4.0, "Metric": "Accuracy", "Subgroup": "sex&race_priv", "Num_Estimators": 200.0, "Metric_Value": 0.703, "Percentage": 4.0}, {"Model_Name": "KNeighborsClassifier", "Test_Set_Index": 4.0, "Metric": "Accuracy", "Subgroup": "sex_dis", "Num_Estimators": 200.0, "Metric_Value": 0.6463, "Percentage": 4.0}, {"Model_Name": "KNeighborsClassifier", "Test_Set_Index": 4.0, "Metric": "Accuracy", "Subgroup": "sex_priv", "Num_Estimators": 200.0, "Metric_Value": 0.7067, "Percentage": 4.0}]}}
